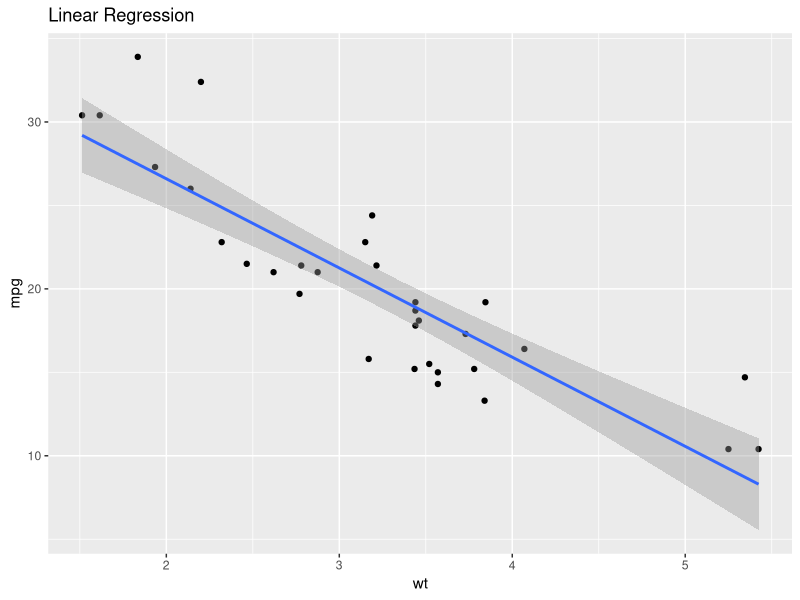
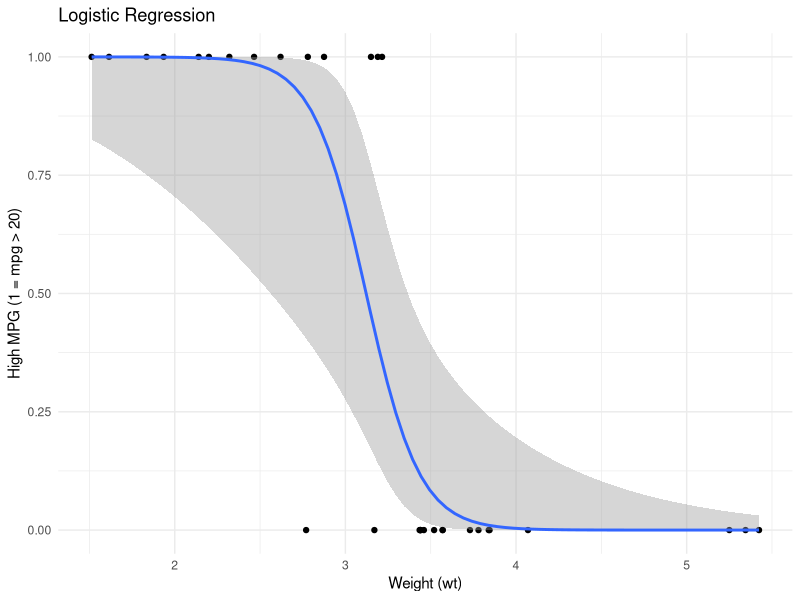

Reproduce these figures in R, in order.

library(ggplot2)
data(mtcars)#load the dataset
model <- lm(mpg~wt,data = mtcars)
mtcars_mpg_wt <- ggplot(data = mtcars,aes(x=wt,y=mpg))+
 geom_point()+
 geom_smooth(method = 'lm')+
 labs(title="Linear Regression")
print(mtcars_mpg_wt)

library(ggplot2)
data(mtcars)
mtcars$high_mpg <- ifelse(mtcars$mpg > 20, 1, 0)
model_logistic <- glm(high_mpg ~ wt, data = mtcars, family = binomial)
mpg_wt <- ggplot(data = mtcars, aes(x = wt, y = high_mpg)) +
 geom_point() +
 geom_smooth(method = "glm", method.args = list(family = "binomial")) +
 labs(title = "Logistic Regression", x = "Weight (wt)", y = "High MPG (1 = mpg > 20)") +
 theme_minimal()

print(mpg_wt)
